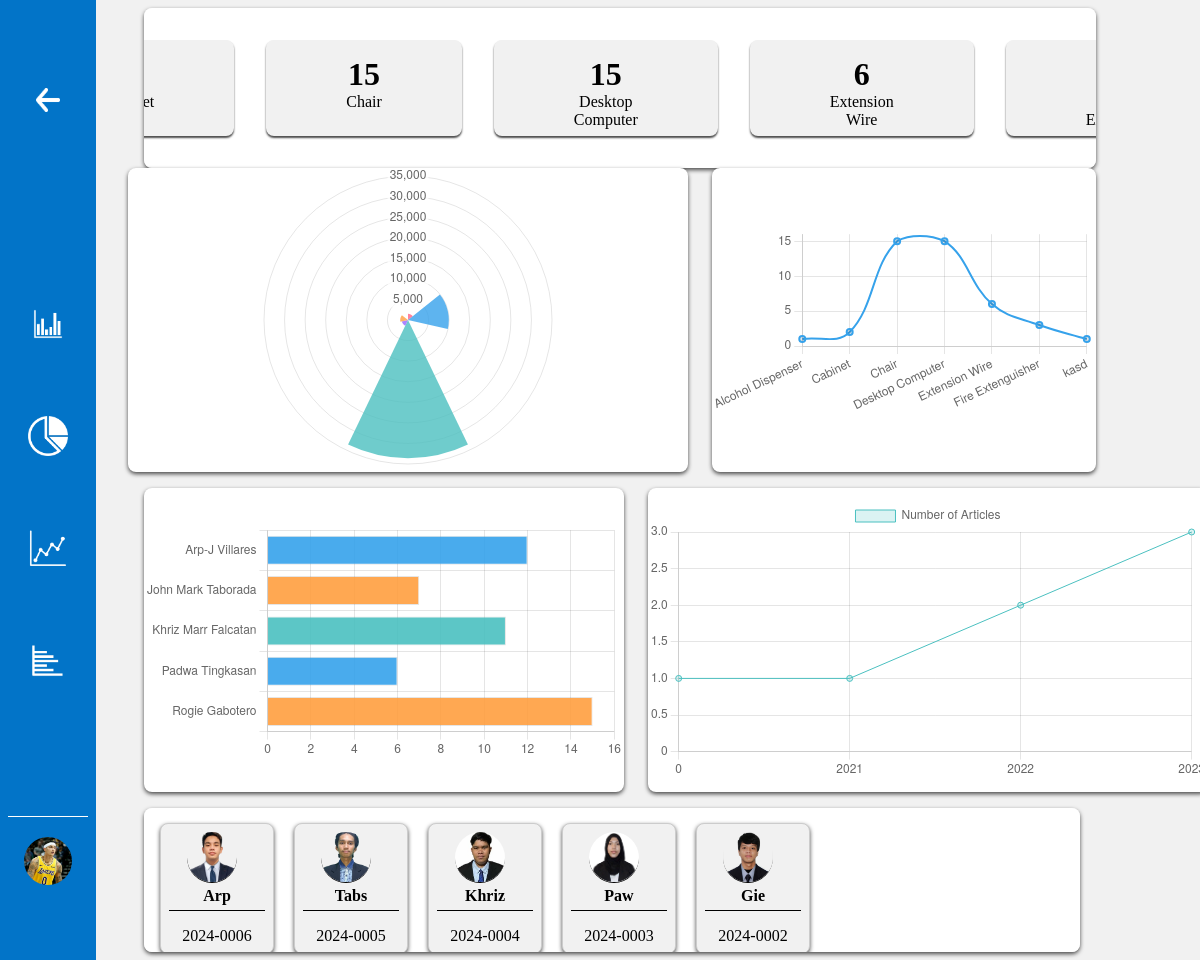
Screenshot of /admin panel/analytics.php?id=1 (signed in) with the database file from the repository.
### tables this page shows
CREATE TABLE `users` (
  `id` int(11) NOT NULL,
  `fullname` varchar(255) NOT NULL,
  `email` varchar(255) NOT NULL,
  `password` varchar(255) NOT NULL,
  `role` enum('admin','user','anonymous') NOT NULL DEFAULT 'anonymous',
  `contact` varchar(15) DEFAULT NULL,
  `department` varchar(255) DEFAULT NULL,
  `profile_img` varchar(255) DEFAULT NULL,
  `username` varchar(255) DEFAULT NULL,
  `gender` varchar(10) DEFAULT NULL,
  `address` varchar(100) DEFAULT NULL
);

### functions/header.php (called while the page is built)
<?php
include_once "../dbConfig/dbconnect.php";
$userID = isset($_GET['id']) ? $_GET['id'] : null;
function getUserInfo($conn, $userID) {
    $sql = "SELECT * FROM users WHERE id = '$userID'";
    $result = $conn->query($sql);
    if ($result && $result->num_rows > 0) {
        return $result->fetch_assoc();
    } else {
        return null;
    }
}
$userInfo = getUserInfo($conn, $userID);
?>

### admin panel/analytics.php (the view, shortened to what this page needs)
<?php
include_once "../dbConfig/dbconnect.php";
include_once "../functions/header.php";
?>
<!DOCTYPE html>
<html lang="en">
<head>
    <link rel="stylesheet" href="../assets/css/newAnalytics.css">
</head>
<body>
    <div class="container">
        <div class="sideBarContainer">
            <a href="../admin panel/dashboard.php?id=<?php echo $userID; ?>">
                <div class="subSideBarContainer" id="back">
                    <img class="image" src="../assets/img/left-arrow.png" alt="" style="height: 1.5rem; width: 1.5rem;">
                </div>
            </a>
            <a href="">
                <div class="subSideBarContainer">
                    <img class="image" src="../assets/img/barGraph.png" alt="">
                </div>
            </a>
            <a href="">
                <div class="subSideBarContainer">
                    <img class="image" src="../assets/img/pieGraph.png" alt="">
                </div>
            </a>
            <a href="">
                <div class="subSideBarContainer">
                    <img class="image" src="../assets/img/lineGraph.png" alt="">
                </div>
            </a>
            <a href="">
                <div class="subSideBarContainer">
                    <img class="image" src="../assets/img/sideBarGraph.png" alt="">
                </div>
            </a>
            <a href="">
                <div class="adminProfile" id="admin-profile">
                    <div class="subSideBarContainer">
                        <?php
                            if (!empty($userInfo['profile_img'])) {
                                echo '<img class="image" id="img" src="../uploads/' . $userInfo['profile_img'] . '" alt="Profile Image">';
                            } else {
                                echo '<img class="image" id="img" src="../assets/img/person-circle.png" alt="Mountain Placeholder">';
                            }
                        ?>
                    </div>
                </div>
            </a>
        </div>
        <div class="subContainer">
            <div class="graphContainer">
                <div class="subGraphContainer">
                    <div class="graphInfoContainer">
                        <?php include('../charts/equipSummary.php'); ?>
                    </div>
                </div>
                <div class="subGraphContainer1">
                    <div class="graphInfoContainer2">
                        <div class="subGraphInfoContainer1" id="gaugeChartContainer">
                            <canvas id="gaugeChart"></canvas>
                        </div>
                    </div>
                    <div class="graphInfoContainer1">
                        <div class="subGraphInfoContainer2">
                            <canvas id="waveGraph" style="width: 100%;"></canvas>
                        </div>
                    </div>
                </div>
                <div class="subGraphContainer1">
                    <div class="graphInfoContainer1">
                        <div class="subGraphInfoContainer2" id="userGraph">
                        <canvas id="userBarGraph"></canvas>
                        </div>
                    </div>
                    <div class="graphInfoContainer2">
                        <div class="subGraphInfoContainer1">
                            <canvas id="lineGraph"></canvas>
                        </div>
                    </div>
                </div>
            </div>
            <div class="graphContainer1">
                <div class="subGraphContainer2" style="padding-top: 1rem; padding-left: 1rem;">
                <?php
                    $query = "SELECT u.username, u.fullname, u.id, u.profile_img, COALESCE(SUM(uu.units_handled), 0) AS total_units_handled
                            FROM users u
                            LEFT JOIN user_unit uu ON u.fullname = uu.user
                            WHERE u.role = 'user'
                            GROUP BY u.fullname";
                    $result = mysqli_query($conn, $query);
                    while($row = mysqli_fetch_assoc($result)) {
                        $username = $row['username'];
                        $id = $row['id'];
                        $profileImg = $row['profile_img'];
                        $profileImgPath = ($profileImg != '') ? '../uploads/' . $profileImg : '../assets/img/pp_placeholder.png';
                        $formattedID = date('Y') . '-' . str_pad($id, 4, '0', STR_PAD_LEFT);
                        ?>
                        <div class="userContainer">
                            <img class="userProfileImg" src="<?php echo $profileImgPath; ?>" alt="">
                            <p class="userName"><?php echo $username; ?></p>
                            <p class="userID"><?php echo $formattedID; ?></p>
                        </div>
                    <?php } ?>
                </div>
            </div>
        </div>
    </div>
<?php
$query = "SELECT article, SUM(unit_value) AS total_value FROM equipment GROUP BY article";
$result = mysqli_query($conn, $query);
$articles = [];
$totalValues = [];
while($row = mysqli_fetch_assoc($result)) {
    $articles[] = $row['article'];
    $totalValues[] = (float) $row['total_value'];
}
?>
<script>
var gaugeChartData = {
    labels: <?php echo json_encode($articles); ?>,
    datasets: [{
        data: <?php echo json_encode($totalValues); ?>,
        backgroundColor: [
            'rgba(255, 99, 132, 0.8)',
            'rgba(54, 162, 235, 0.8)',
            'rgba(255, 206, 86, 0.8)',
            'rgba(75, 192, 192, 0.8)',
            'rgba(153, 102, 255, 0.8)',
            'rgba(255, 159, 64, 0.8)'
        ],
        borderWidth: 0
    }]
};
var ctx = document.getElementById('gaugeChart').getContext('2d');
var gaugeChart = new Chart(ctx, {
    type: 'polarArea',
    data: gaugeChartData,
    options: {
        animation: {
            animateRotate: true,
            animateScale: true
        },
        scales: {
            r: {
                angleLines: {
                    display: false
                },
                suggestedMin: 0,
                suggestedMax: 100
            }
        },
        plugins: {
            legend: {
                display: false
            },
            tooltip: {
                callbacks: {
                    label: function(context) {
                        var label = gaugeChartData.labels[context.dataIndex];
                        var value = gaugeChartData.datasets[0].data[context.dataIndex];
                        return label + ': ' + value.toLocaleString();
                    }
                }
            }
        }
    }
});
</script>
<script>
    <?php
        $query = "SELECT year_received, COUNT(article) as count FROM equipment GROUP BY year_received";
        $result = mysqli_query($conn, $query);
        $years = [];
        $articleCounts = [];
        while($row = mysqli_fetch_assoc($result)) {
            $years[] = $row['year_received'];
            $articleCounts[] = $row['count'];
        }
    ?>
    var lineGraphData = {
        labels: <?php echo json_encode($years); ?>,
        datasets: [{
            label: 'Number of Articles',
            data: <?php echo json_encode($articleCounts); ?>,
            backgroundColor: 'rgba(75, 192, 192, 0.2)',
            borderColor: 'rgba(75, 192, 192, 1)',
            borderWidth: 1
        }]
    };
    var lineGraphOptions = {
        scales: {
            y: {
                beginAtZero: true,
                precision: 0
            }
        }
    };
    var lineGraphChart = new Chart(document.getElementById('lineGraph'), {
        type: 'line',
        data: lineGraphData,
        options: lineGraphOptions
    });
    </script>
<script>
    <?php
    $query = "SELECT article, SUM(total_unit) as total_units FROM equipment GROUP BY article";
    $result = mysqli_query($conn, $query);
    $articles = [];
    $totalUnits = [];
    while($row = mysqli_fetch_assoc($result)) {
        $articles[] = $row['article'];
        $totalUnits[] = $row['total_units'];
    }
    ?>
    // Wave graph data
    var waveGraphData = {
        labels: <?php echo json_encode($articles); ?>,
        datasets: [{
            label: 'Total Units',
            data: <?php echo json_encode($totalUnits); ?>,
            fill: false,
            borderColor: 'rgba(54, 162, 235, 1)',
            tension: 0.4,
            borderWidth: 2
        }]
    };
    // Wave graph options
    var waveGraphOptions = {
        scales: {
            y: {
                beginAtZero: true,
                precision: 0
            }
        },
        plugins: {
            legend: {
                display: false
            }
        }
    };
    var waveGraphChart = new Chart(document.getElementById('waveGraph'), {
        type: 'line',
        data: waveGraphData,
        options: waveGraphOptions
    });
    </script>
<?php
$query = "SELECT u.fullname, COALESCE(SUM(uu.units_handled), 0) AS total_units_handled
        FROM users u
        LEFT JOIN user_unit uu ON u.fullname = uu.user
        WHERE u.role = 'user'
        GROUP BY u.fullname";
$result = mysqli_query($conn, $query);
$fullnames = [];
$totalUnitsHandled = [];
$colors = [];
$colorPalette = [
    'rgba(54, 162, 235, 0.9)',
    'rgba(255, 159, 64, 0.9)',
    'rgba(75, 192, 192, 0.9)',
    'rgba(54, 162, 235, 0.9)',
    'rgba(255, 159, 64, 0.9)'
];
$colorIndex = 0;
while($row = mysqli_fetch_assoc($result)) {
    $fullnames[] = $row['fullname'];
    $totalUnitsHandled[] = $row['total_units_handled'];
    $colors[] = $colorPalette[$colorIndex];
    $colorIndex = ($colorIndex + 1) % count($colorPalette);
}
?>
<script>
    var userBarGraphData = {
        labels: <?php echo json_encode($fullnames); ?>,
        datasets: [{
            label: 'Total Units Handled',
            data: <?php echo json_encode($totalUnitsHandled); ?>,
            backgroundColor: <?php echo json_encode($colors); ?>,
            borderWidth: 1
        }]
    };
    var userBarGraphOptions = {
        indexAxis: 'y', // Display labels on the left side
        scales: {
            x: {
                beginAtZero: true,
                precision: 0
            }
        },
        plugins: {
            legend: {
                display: false
            }
        }
    };
    var userBarGraphChart = new Chart(document.getElementById('userBarGraph'), {
        type: 'bar',
        data: userBarGraphData,
        options: userBarGraphOptions
    });
</script>
</body>
</html>

### assets/css/newAnalytics.css (style rules this page uses)
* { padding: 0; margin: 0; }
.container { background-color: #f1f1f1; display: flex; flex-direction: row; overflow: hidden; }
.sideBarContainer { height: 100%; width: 6rem; background-color: rgb(2, 116, 200); display: flex; align-items: center; justify-content: center; flex-direction: column; gap: 0.5rem; position: fixed; }
#back { margin-top: 3rem; margin-bottom: 10rem; }
.adminProfile { border-top: #fff 1px solid; padding-top: 1rem; width: 5rem; display: flex; align-items: center; justify-content: center; }
#admin-profile { margin-top: 4.5rem; }
#img { height: 3rem; border-radius: 50px; filter: invert(0%); }
.subSideBarContainer { height: 3.5rem; width: 3.5rem; border-radius: 0.5rem; display: flex; justify-content: center; align-items: center; transition: all 0.15s; cursor: pointer; margin-bottom: 3rem; }
.image { height: 2.5rem; filter: invert(100%); }
.subContainer { width: 100%; display: flex; flex-direction: column; margin-left: 8rem; }
.graphContainer { width: 82%; }
.subGraphContainer { height: 10rem; padding: 0 1rem; display: flex; align-items: center; justify-content: center; }
.graphInfoContainer { height: 10rem; width: 100%; background: #fff; border-radius: 0.5rem; overflow-x: auto; overflow-y: hidden; display: flex; justify-content: center; align-items: center; flex-direction: row; margin-top: 1rem; box-shadow: 0 2px 4px rgba(0, 0, 0, 0.7); }
.subGraphContainer1 { height: 40.5rem; gap: 0.5rem; display: flex; flex-direction: column; }
.graphInfoContainer1 { height: 20rem; display: flex; justify-content: center; align-items: center; padding: 0 1rem; }
.graphInfoContainer2 { height: 20rem; display: flex; justify-content: center; align-items: center; text-align: center; padding: 0; }
.subGraphInfoContainer1 { height: 19rem; width: 35rem; border-radius: 0.5rem; background: #fff; display: flex; justify-content: center; align-items: center; text-align: center; box-shadow: 0 2px 4px rgba(0, 0, 0, 0.7); }
.subGraphInfoContainer2 { height: 19rem; width: 100%; border-radius: 0.5rem; background: #fff; display: flex; align-items: center; justify-content: center; text-align: center; box-shadow: 0 2px 4px rgba(0, 0, 0, 0.7); }
.graphContainer1 { height: 10rem; display: flex; justify-content: center; align-items: center; padding: 0 1rem; width: 78%; margin-right: 50rem; }
.subGraphContainer2 { height: 8rem; width: 100%; background: #fff; border-radius: 0.5rem; overflow: auto; display: flex; align-items: center; flex-direction: row; box-shadow: 0 2px 4px rgba(0, 0, 0, 0.7); }
canvas { width: 30rem; }
.userContainer { flex-direction: column; align-items: center; justify-content: center; text-align: center; margin-right: 20px; border: 1px solid #ccc; border-radius: 0.5rem; padding: 8px; column-gap: 3 rem; background-color: #f1f1f1; box-shadow: 0 2px 4px rgba(0, 0, 0, 0.7); width: 6rem; }
.userProfileImg { width: 50px; height: 50px; border-radius: 50%; object-fit: cover; margin-right: 10px; border-bottom: 1px solid #000; }
.userName { font-weight: bold; margin: 0; }
.userID { margin-top: 5px; color: #000; border-top: 1px #000 solid; padding-top: 1rem; }
@media only screen and (min-width: 1025px) and (max-width: 1440px) { .subGraphContainer1 { display: flex; flex-direction: row; } }
@media only screen and (min-width: 1025px) and (max-width: 1440px) { .graphInfoContainer1 { width: 100%; } }
@media only screen and (min-width: 1025px) and (max-width: 1440px) { .subGraphContainer1 { height: 20rem; } }

### rows the page displays
users: profile_img (picture)
users: profile_img (picture), username "Arp", id "2024-0006"
users: profile_img (picture), username "Tabs", id "2024-0005"
users: profile_img (picture), username "Khriz", id "2024-0004"
users: profile_img (picture), username "Paw", id "2024-0003"
users: profile_img (picture), username "Gie", id "2024-0002"

### other values shown
$totalUnits "15"
$articleName "Chair"
$articleName "Desktop Computer"
$totalUnits "6"
$articleName "Extension Wire"
chart data {{ json_encode($articles) }} ["Alcohol Dispenser","Cabinet","Chair","Desktop Computer","Extension Wire","Fire Extenguisher","kasd"]
chart data {{ json_encode($totalValues) }} [1500,9920,110,33575,1528,1899,0]
chart data {{ json_encode($years) }} ["0","2021","2022","2023"]
chart data {{ json_encode($articleCounts) }} ["1","1","2","3"]
